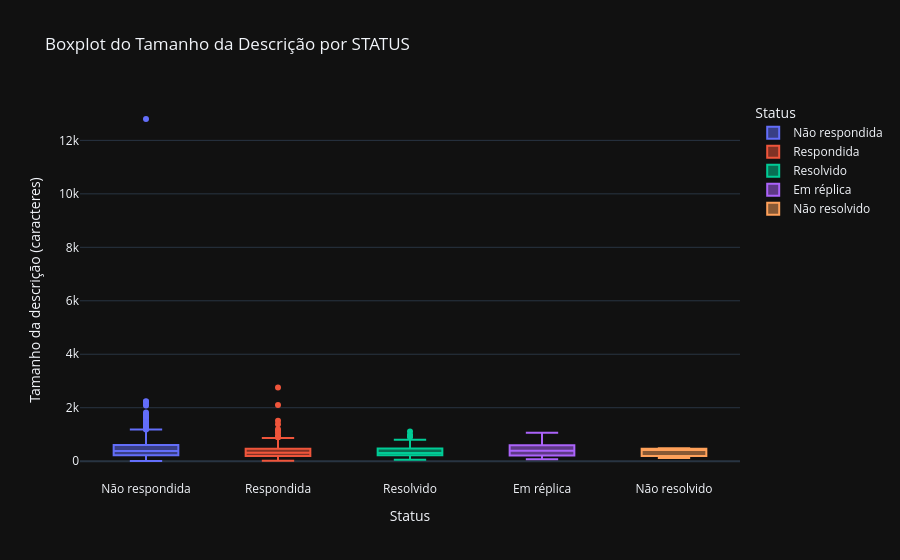
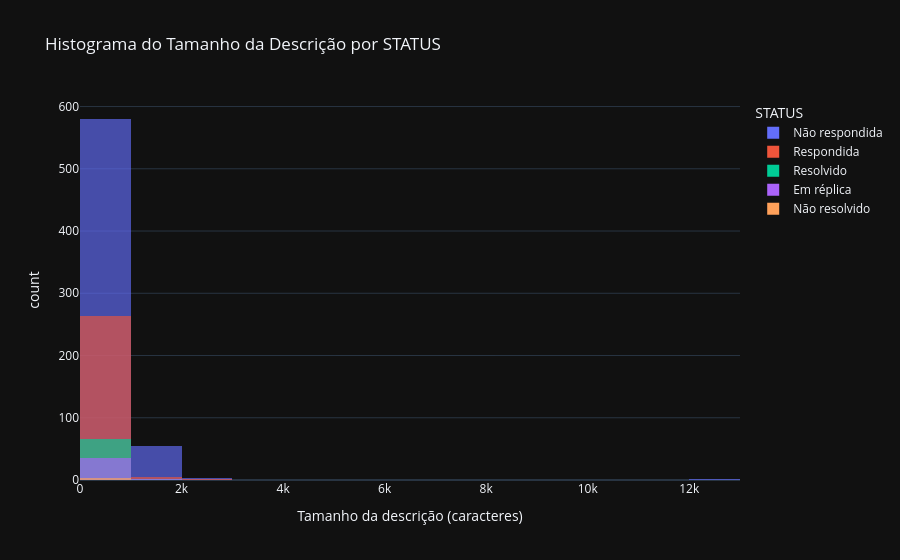

Notebook cell for these charts, in order:
### Code cell
fig_box = plotar_distribuicao_tamanho_texto_status(df, tipo='boxplot')
fig_box.show()

fig_hist = plotar_distribuicao_tamanho_texto_status(df, tipo='histograma', bins=25)
fig_hist.show()

### Figure 1 — Plotly figure (JSON) as saved in the notebook; plotly's stock layout.template omitted (floating-point values rounded to 4 significant figures; data arrays with more than 128 entries replaced by an {"elided": "..."} marker saying what was removed)
{"data": [{"alignmentgroup": "True", "boxpoints": "outliers", "hovertemplate": "Status=%{x}<br>Tamanho da descrição (caracteres)=%{y}<extra></extra>", "legendgroup": "Não respondida", "marker": {"color": "#636efa"}, "name": "Não respondida", "notched": false, "offsetgroup": "Não respondida", "orientation": "v", "showlegend": true, "x": {"elided": "639 str values"}, "x0": " ", "xaxis": "x", "y": {"elided": "639 int values"}, "y0": " ", "yaxis": "y", "type": "box"}, {"alignmentgroup": "True", "boxpoints": "outliers", "hovertemplate": "Status=%{x}<br>Tamanho da descrição (caracteres)=%{y}<extra></extra>", "legendgroup": "Respondida", "marker": {"color": "#EF553B"}, "name": "Respondida", "notched": false, "offsetgroup": "Respondida", "orientation": "v", "showlegend": true, "x": {"elided": "271 str values"}, "x0": " ", "xaxis": "x", "y": {"elided": "271 int values"}, "y0": " ", "yaxis": "y", "type": "box"}, {"alignmentgroup": "True", "boxpoints": "outliers", "hovertemplate": "Status=%{x}<br>Tamanho da descrição (caracteres)=%{y}<extra></extra>", "legendgroup": "Resolvido", "marker": {"color": "#00cc96"}, "name": "Resolvido", "notched": false, "offsetgroup": "Resolvido", "orientation": "v", "showlegend": true, "x": ["Resolvido", "Resolvido", "Resolvido", "Resolvido", "Resolvido", "Resolvido", "Resolvido", "Resolvido", "Resolvido", "Resolvido", "Resolvido", "Resolvido", "Resolvido", "Resolvido", "Resolvido", "Resolvido", "Resolvido", "Resolvido", "Resolvido", "Resolvido", "Resolvido", "Resolvido", "Resolvido", "Resolvido", "Resolvido", "Resolvido", "Resolvido", "Resolvido", "Resolvido", "Resolvido", "Resolvido", "Resolvido", "Resolvido", "Resolvido", "Resolvido", "Resolvido", "Resolvido", "Resolvido", "Resolvido", "Resolvido", "Resolvido", "Resolvido", "Resolvido", "Resolvido", "Resolvido", "Resolvido", "Resolvido", "Resolvido", "Resolvido", "Resolvido", "Resolvido", "Resolvido", "Resolvido", "Resolvido", "Resolvido", "Resolvido", "Resolvido", "Resolvido", "Resolvido", "Resolvido", "Resolvido", "Resolvido", "Resolvido", "Resolvido", "Resolvido", "Resolvido", "Resolvido"], "x0": " ", "xaxis": "x", "y": [264, 492, 221, 69, 252, 198, 797, 669, 310, 132, 469, 302, 944, 58, 940, 243, 276, 176, 227, 564, 163, 311, 236, 407, 315, 299, 707, 201, 235, 211, 342, 442, 164, 966, 296, 114, 142, 175, 1113, 961, 184, 470, 438, 469, 438, 312, 408, 314, 278, 581, 266, 582, 172, 301, 95, 800, 189, 267, 374, 279, 231, 250, 627, 447, 741, 904, 480], "y0": " ", "yaxis": "y", "type": "box"}, {"alignmentgroup": "True", "boxpoints": "outliers", "hovertemplate": "Status=%{x}<br>Tamanho da descrição (caracteres)=%{y}<extra></extra>", "legendgroup": "Em réplica", "marker": {"color": "#ab63fa"}, "name": "Em réplica", "notched": false, "offsetgroup": "Em réplica", "orientation": "v", "showlegend": true, "x": ["Em réplica", "Em réplica", "Em réplica", "Em réplica", "Em réplica", "Em réplica", "Em réplica", "Em réplica", "Em réplica", "Em réplica", "Em réplica", "Em réplica", "Em réplica", "Em réplica", "Em réplica", "Em réplica", "Em réplica", "Em réplica", "Em réplica", "Em réplica", "Em réplica", "Em réplica", "Em réplica", "Em réplica", "Em réplica", "Em réplica", "Em réplica", "Em réplica", "Em réplica", "Em réplica", "Em réplica", "Em réplica", "Em réplica", "Em réplica", "Em réplica", "Em réplica"], "x0": " ", "xaxis": "x", "y": [275, 107, 453, 749, 506, 341, 502, 637, 781, 401, 952, 544, 70, 177, 623, 572, 354, 202, 259, 216, 900, 100, 400, 209, 249, 248, 267, 1065, 517, 741, 135, 215, 171, 988, 488, 376], "y0": " ", "yaxis": "y", "type": "box"}, {"alignmentgroup": "True", "boxpoints": "outliers", "hovertemplate": "Status=%{x}<br>Tamanho da descrição (caracteres)=%{y}<extra></extra>", "legendgroup": "Não resolvido", "marker": {"color": "#FFA15A"}, "name": "Não resolvido", "notched": false, "offsetgroup": "Não resolvido", "orientation": "v", "showlegend": true, "x": ["Não resolvido", "Não resolvido", "Não resolvido"], "x0": " ", "xaxis": "x", "y": [414, 115, 483], "y0": " ", "yaxis": "y", "type": "box"}], "layout": {"xaxis": {"anchor": "y", "domain": [0.0, 1.0], "title": {"text": "Status"}, "categoryorder": "array", "categoryarray": ["Não respondida", "Respondida", "Resolvido", "Em réplica", "Não resolvido"]}, "yaxis": {"anchor": "x", "domain": [0.0, 1.0], "title": {"text": "Tamanho da descrição (caracteres)"}}, "legend": {"title": {"text": "Status"}, "tracegroupgap": 0}, "title": {"text": "Boxplot do Tamanho da Descrição por STATUS"}, "boxmode": "overlay"}}

### Figure 2 — Plotly figure (JSON) as saved in the notebook; plotly's stock layout.template omitted (floating-point values rounded to 4 significant figures; data arrays with more than 128 entries replaced by an {"elided": "..."} marker saying what was removed)
{"data": [{"bingroup": "x", "hovertemplate": "STATUS=Não respondida<br>Tamanho da descrição (caracteres)=%{x}<br>count=%{y}<extra></extra>", "legendgroup": "Não respondida", "marker": {"color": "#636efa", "opacity": 0.65, "pattern": {"shape": ""}}, "name": "Não respondida", "nbinsx": 25, "orientation": "v", "showlegend": true, "x": {"elided": "639 int values"}, "xaxis": "x", "yaxis": "y", "type": "histogram"}, {"bingroup": "x", "hovertemplate": "STATUS=Respondida<br>Tamanho da descrição (caracteres)=%{x}<br>count=%{y}<extra></extra>", "legendgroup": "Respondida", "marker": {"color": "#EF553B", "opacity": 0.65, "pattern": {"shape": ""}}, "name": "Respondida", "nbinsx": 25, "orientation": "v", "showlegend": true, "x": {"elided": "271 int values"}, "xaxis": "x", "yaxis": "y", "type": "histogram"}, {"bingroup": "x", "hovertemplate": "STATUS=Resolvido<br>Tamanho da descrição (caracteres)=%{x}<br>count=%{y}<extra></extra>", "legendgroup": "Resolvido", "marker": {"color": "#00cc96", "opacity": 0.65, "pattern": {"shape": ""}}, "name": "Resolvido", "nbinsx": 25, "orientation": "v", "showlegend": true, "x": [264, 492, 221, 69, 252, 198, 797, 669, 310, 132, 469, 302, 944, 58, 940, 243, 276, 176, 227, 564, 163, 311, 236, 407, 315, 299, 707, 201, 235, 211, 342, 442, 164, 966, 296, 114, 142, 175, 1113, 961, 184, 470, 438, 469, 438, 312, 408, 314, 278, 581, 266, 582, 172, 301, 95, 800, 189, 267, 374, 279, 231, 250, 627, 447, 741, 904, 480], "xaxis": "x", "yaxis": "y", "type": "histogram"}, {"bingroup": "x", "hovertemplate": "STATUS=Em réplica<br>Tamanho da descrição (caracteres)=%{x}<br>count=%{y}<extra></extra>", "legendgroup": "Em réplica", "marker": {"color": "#ab63fa", "opacity": 0.65, "pattern": {"shape": ""}}, "name": "Em réplica", "nbinsx": 25, "orientation": "v", "showlegend": true, "x": [275, 107, 453, 749, 506, 341, 502, 637, 781, 401, 952, 544, 70, 177, 623, 572, 354, 202, 259, 216, 900, 100, 400, 209, 249, 248, 267, 1065, 517, 741, 135, 215, 171, 988, 488, 376], "xaxis": "x", "yaxis": "y", "type": "histogram"}, {"bingroup": "x", "hovertemplate": "STATUS=Não resolvido<br>Tamanho da descrição (caracteres)=%{x}<br>count=%{y}<extra></extra>", "legendgroup": "Não resolvido", "marker": {"color": "#FFA15A", "opacity": 0.65, "pattern": {"shape": ""}}, "name": "Não resolvido", "nbinsx": 25, "orientation": "v", "showlegend": true, "x": [414, 115, 483], "xaxis": "x", "yaxis": "y", "type": "histogram"}], "layout": {"xaxis": {"anchor": "y", "domain": [0.0, 1.0], "title": {"text": "Tamanho da descrição (caracteres)"}}, "yaxis": {"anchor": "x", "domain": [0.0, 1.0], "title": {"text": "count"}}, "legend": {"title": {"text": "STATUS"}, "tracegroupgap": 0}, "title": {"text": "Histograma do Tamanho da Descrição por STATUS"}, "barmode": "overlay"}}
